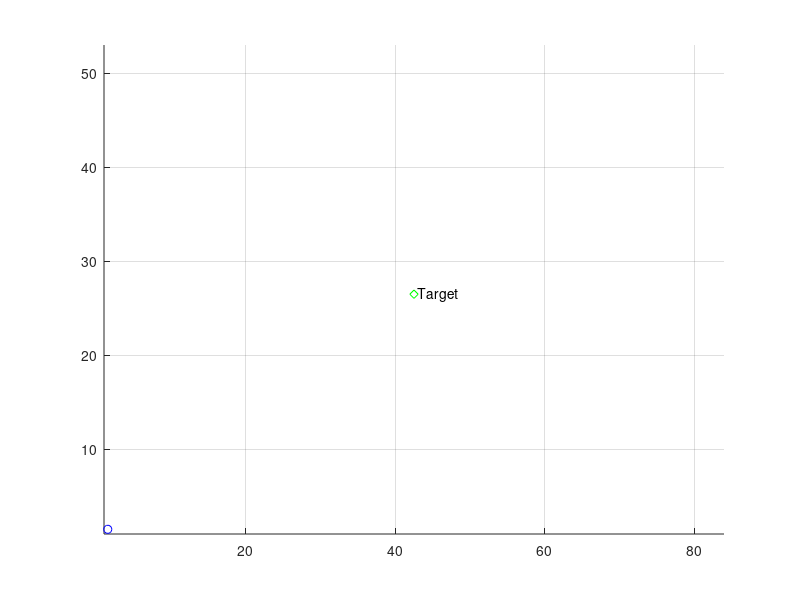

Write MATLAB code to recreate this figure. (Note: this script raises an error after producing the figure.)

clc
clear
close all
tic
max_x=83;
max_y=52;

environment=2*(ones(max_x,max_y));

j=0;
x_val = 1;
y_val = 1;
axis([1 max_x+1 1 max_y+1])
grid on;
hold on;
n=0;

xval=42;
yval=26;
x_target=xval;
y_target=yval;

environment(xval,yval)=0;%Initialize environment with location of the target
plot(xval+.5,yval+.5,'gd');
text(xval+1,yval+.5,'Target')



xval=1;
yval=1;
x_start=xval;%Starting Position
y_start=yval;%Starting Position

environment(xval,yval)=1;
 plot(xval+.5,yval+.5,'bo');

valid=[]; % x | y | parent_x | parent_y | h(n) | g(n) | f(n) 

in_valid=[]; % x | y

k=1;
for i=1:max_x
    for j=1:max_y
        if(environment(i,j) == -1) % check if obstacle
            in_valid(k,1)=i; 
            in_valid(k,2)=j; 
            k=k+1;
        end
    end
end
in_valid_size=size(in_valid,1);

cell_x=x_start;
cell_y=y_start;
valid_size=1; % initialize size of valid_list
path_cost=0;
goal_distance=sqrt((cell_x-x_target)^2 + (cell_y-y_target)^2);

new_row=[1,8];
new_row(1,1)=1;
new_row(1,2)=cell_x;
new_row(1,3)=cell_y;
new_row(1,4)=cell_x; % parent x
new_row(1,5)=cell_y; % parent y 
new_row(1,6)=path_cost; % h
new_row(1,7)=goal_distance; % g
new_row(1,8)=goal_distance; % f

valid(valid_size,:)=new_row; % initializing path with start position
valid(valid_size,1)=0;

in_valid_size=in_valid_size+1;
in_valid(in_valid_size,1)=cell_x; % make it invalid for further iterations
in_valid(in_valid_size,2)=cell_y;

path_not_found=1;
obstacle_was_detected = 0;

% disp('Valid in the beginning');
% valid
% disp('In valid in the beginning');
% in_valid

while 1 % it will be broke only if no new obstacle gets detected just like in A* 

while((cell_x ~= x_target || cell_y ~= y_target) && path_not_found == 1)
    % x | y | h | g | f
    if obstacle_was_detected == 1
        fprintf('Value of cell x : %d celly : %d\n',cell_x,cell_y);
    end
    fprintf('Value of cell x : %d celly : %d\n',cell_x,cell_y);
    successors=explore_successors(cell_x,cell_y,path_cost,x_target,y_target,in_valid,max_x,max_y);
    successors_size=size(successors,1);
    for i=1:successors_size
    flag=0;
    for j=1:valid_size
        if(successors(i,1) == valid(j,2) && successors(i,2) == valid(j,3) ) % if successor same as already existing cell inpath
%             disp('valid')
%             valid
%             disp(' ');
            valid(j,8)=min(valid(j,8),successors(i,5)); % check for minimum f and then pick it 
            if valid(j,8) == successors(i,5)
                valid(j,4)=cell_x;% parent x
                valid(j,5)=cell_y;% parent y
                valid(j,6)=successors(i,3); % h
                valid(j,7)=successors(i,4); % g
            end;
            flag=1;
        end;
    end;
    if flag == 0 % if new cell with minimum f(n) then add to valid_path
        valid_size= valid_size+1;
        new_row=[1,8];
        new_row(1,1)=1;
        new_row(1,2)=successors(i,1);
        new_row(1,3)=successors(i,2);
        new_row(1,4)=cell_x; % parent x
        new_row(1,5)=cell_y; % parent y
        new_row(1,6)=successors(i,3); % h
        new_row(1,7)=successors(i,4); % g
        new_row(1,8)=successors(i,5); % f
        valid(valid_size,:)= new_row;
     end;
    end;

    index_min_cell = min_f(valid,valid_size,x_target,y_target);
    if (index_min_cell ~= -1) % if index with minimum fn is obstacle no path exists    
        cell_x=valid(index_min_cell,2);
        cell_y=valid(index_min_cell,3);
        path_cost=valid(index_min_cell,6);

        in_valid_size=in_valid_size+1; % put the cell in_valid so we dont come back on it again
        in_valid(in_valid_size,1)=cell_x;
        in_valid(in_valid_size,2)=cell_y;
        valid(index_min_cell,1)=0;
        %valid
        %in_valid
    else
        path_not_found=0;
    end;
end;

% backtracking to find the path

i=size(in_valid,1);
path=[];
xval=in_valid(i,1); % pick last in in_valid_list that must be target
yval=in_valid(i,2);
i=1;
path(i,1)=xval;
path(i,2)=yval;
i=i+1;

if ( (xval == x_target) && (yval == y_target))
    % obstacle 5
%     tappi = size(in_valid,1) + 1;
%     for p = 15:16                 %11:13 % w.r.t obstacle 3
%         for q = 6:17              %11:17 
%             environment(p,q) = -1;
%             in_valid(tappi,1) = p;
%             in_valid(tappi,2) = q;   
%             tappi = tappi + 1;
%             %plot(i+.5,j+.5,'rd'); 
%         end
%     end
%     in_valid_size= size(in_valid,1);
%     x = [15, 17, 17, 15];
%     y = [6, 6, 18, 18];
    %     x = [11, 14, 14, 11]; % with respect to obstacle 3
    %     y = [11, 11, 18, 18];

   %fill(x,y,'k');    
   inode=0;
   parent_x=valid(find((valid(:,2) == xval) & (valid(:,3) == yval),1),4);
   parent_y=valid(find((valid(:,2) == xval) & (valid(:,3) == yval),1),5);
   
   while( parent_x ~= x_start || parent_y ~= y_start)
           path(i,1) = parent_x;
           path(i,2) = parent_y;
           
           inode=find((valid(:,2) == parent_x) & (valid(:,3) == parent_y),1);
           parent_x=valid(inode,4);
           parent_y=valid(inode,5);
           i=i+1;
    end;
 % plottin path
 obstacle_was_detected = 0;
 j=size(path,1);
 p=plot(path(j,1)+.5,path(j,2)+.5,'bo');
 %j=j-1;
 for i=j:-1:1
     
  pause(.25);
  fprintf('Path X : %d Y : %d\n',path(i,1),path(i,2));
  
  % -------------------------check if environment is altered ------------- 
  if environment(path(i,1),path(i,2)) == -1 
      
    disp ('obstacle detected');
    if(obstacle_was_detected == 0)
        
        % we will start computing the path from the parent path where
        % obstacle was first foun
        cell_x = valid(find((valid(:,2) == path(i,1)) & (valid(:,3) == path(i,2)),1),4); 
        cell_y=valid(find((valid(:,2) == path(i,1)) & (valid(:,3) == path(i,2)),1),5);
        path_cost=valid(find((valid(:,2) == path(i,1)) & (valid(:,3) == path(i,2)),1),6);
   
    end
    
    obstacle_was_detected = 1;
    
    % remove obstacles from valid list
    [valid, valid_size] = remove(valid,path(i,1),path(i,2));
    valid = increase_f(valid,path(i,1), path(i,2),in_valid,max_x,max_y);
    
    %disp('Valid after increasing');
    %valid
    
  elseif obstacle_was_detected == 0 
      
    set(p,'XData',path(i,1)+.5,'YData',path(i,2)+.5);
    drawnow ;
    
  else
%     fprintf('Removing X : %d Y : %d from invalid\n',path(i,1),path(i,2));
%     [x, y] = size(in_valid);
%     fprintf('Initial Size : %d x %d\n', x,y);

    in_valid(find((in_valid(:,1) == path(i,1)) & (in_valid(:,2) == path(i,2)),1),:) = [];
    
%     [x, y] = size(in_valid);
%     fprintf('Final Size : %d x %d\n', x,y);

    valid = increase_f(valid,path(i,1), path(i,2),in_valid,max_x,max_y); % updating costs
    
  end
  
 end
 if obstacle_was_detected == 0
     
    plot(path(:,1)+.5,path(:,2)+.5);
    break
    
 else
     
     continue
     
 end
 
else
    
    disp( 'Sorry, No path exists to the Target!');
    break
    
end

end
toc
